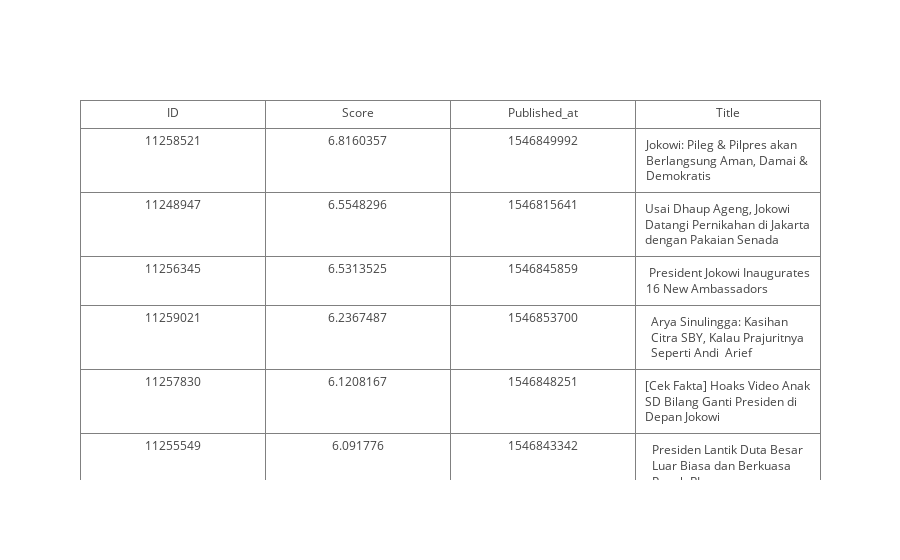

Write notebook code for a chart like this one.
### Code cell
### MULTI MATCH SEARCH
query = '''
{
    "from": 0, 
    "size": 10,
    "query": {
        "bool": {
            "must": [
                {
                    "multi_match": {
                        "query": "joko",
                        "fields": [
                            "title",
                            "content",
                            "excerpt"
                        ]
                    }
                }
            ]
        }
    },
    "sort": [
        "_score",
        {
            "published_at": "desc"
        }
    ]
}
'''
res = es.search(index='kurio_search', doc_type='article', body=query)
print("{arg1} documents found in {arg2}ms".format(arg1=res['hits']['total'], arg2=res['took']))

iplot(process_table_data(res['hits']['hits']))

### Figure 1 — Plotly figure (JSON) as saved in the notebook; plotly's stock layout.template omitted (floating-point values rounded to 4 significant figures)
{"data": [{"cells": {"values": [["11258521", "11248947", "11256345", "11259021", "11257830", "11255549", "11256955", "11248301", "11258649", "11256254"], [6.816, 6.555, 6.531, 6.237, 6.121, 6.092, 6.075, 5.977, 5.968, 5.968], [1546849992, 1546815641, 1546845859, 1546853700, 1546848251, 1546843342, 1546846740, 1546813312, 1546853092, 1546845744], ["Jokowi: Pileg & Pilpres akan Berlangsung Aman, Damai & Demokratis", "Usai Dhaup Ageng, Jokowi Datangi Pernikahan di Jakarta dengan Pakaian Senada", " President Jokowi Inaugurates 16 New Ambassadors ", "Arya Sinulingga: Kasihan Citra SBY, Kalau Prajuritnya Seperti Andi  Arief", "[Cek Fakta] Hoaks Video Anak SD Bilang Ganti Presiden di Depan Jokowi", "Presiden Lantik Duta Besar Luar Biasa dan Berkuasa Penuh RI", " Menakar Elektabilitas Koalisi Nurhadi-Aldo Jelang April 2019 ", " Jokowi-Ma'ruf Bakal Gelar Simulasi Debat ", " Jokowi Lantik 16 Dubes LBBP ", "Kubu Jokowi Merasa Diuntungkan Pemaparan Visi Misi Dibatalkan KPU"]]}, "header": {"values": ["ID", "Score", "Published_at", "Title"]}, "type": "table", "uid": "9d1609e8-551a-11e9-91d2-9a0012dc0780"}], "layout": {"autosize": true}}
